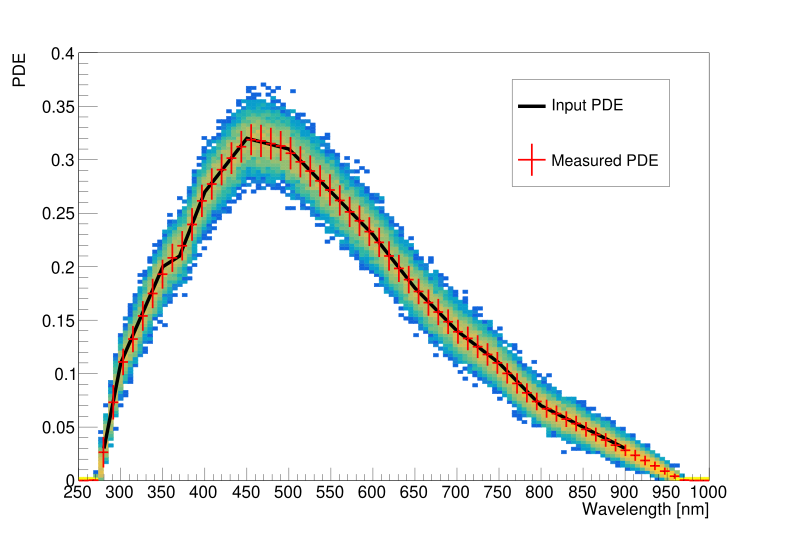

The script that drew this image:
import ROOT
import SiPM
import numpy as np
from tqdm import trange

rng = SiPM.SiPMRandom()

ROOT.gStyle.SetLineScalePS(1)
ROOT.gStyle.SetOptFit(10)
ROOT.gStyle.SetOptStat(0)
ROOT.gStyle.SetOptTitle(0)
ROOT.gStyle.SetTextFont(42)
ROOT.gROOT.SetBatch(True)
ROOT.gStyle.SetImageScaling(3.0)

wlen = np.array([280,  300,  350,  370,  400,  450,  500,  550,  600,  650,  700,  750,  800,  850,  900],dtype=np.float32)
pde =  np.array([0.03, 0.11, 0.20, 0.21, 0.27, 0.32, 0.31, 0.27, 0.23, 0.18, 0.14, 0.11, 0.07, 0.05, 0.03],dtype=np.float32)


prop = SiPM.SiPMProperties()
prop.setPitch(5)
prop.setDcrOff()
prop.setXtOff()
prop.setSignalLength(300)
sensor = SiPM.SiPMSensor(prop)

pdeGraph = ROOT.TGraph(wlen.size, wlen, pde)

prof = ROOT.TProfile("p1", "Pde - Wlen", 64, 250, 1000, 0, 0.5, 's')
hist = ROOT.TH2D("h1", "Pde - Wlen", 128, 250, 1000, 128, 0, 0.4)

xbins = np.arange(-0.5, 25+0.5, 1)
profDpp = ROOT.TProfile("p2", "Dpp", xbins.size - 1, xbins, 0, 2000, "s")

for i in range(10000):
    sensor.resetState()
    npe = rng.randInteger(25)
    if npe:
        sensor.addPhotons([10] * npe)
    sensor.runEvent()

    peak = sensor.signal().peak(5, 250, 0.0)
    profDpp.Fill(npe, peak)

profDpp.Fit("pol1", "0E", "", 0, 25)
pede = profDpp.GetFunction('pol1').GetParameter(0)
dpp = profDpp.GetFunction('pol1').GetParameter(1)

N = 2**16
prop.setPdeSpectrum(wlen, pde)

sensor = SiPM.SiPMSensor(prop)
for i in trange(N):
    sensor.resetState()
    n = 1000
    if n == 0:
        continue
    t = [10] * n
    w = np.ones(n) * np.random.uniform(250, 1000)
    sensor.addPhotons(t, w)
    sensor.runEvent()

    npe = sensor.debug().nPhotoelectrons
    peak = sensor.signal().peak(5, 250, 0.0)
    peak = (peak - pede) / dpp
    prof.Fill(w[0], peak / n)
    hist.Fill(w[0], peak / n)

c1 = ROOT.TCanvas()
c1.SetLogz()
hist.Draw('col')
pdeGraph.Draw('l same')
prof.Draw('same e')
hist.GetXaxis().SetTitle('Wavelength [nm]')
hist.GetYaxis().SetTitle('PDE')
hist.GetXaxis().SetNdivisions(515)
pdeGraph.SetLineColor(ROOT.kBlack)
pdeGraph.SetLineWidth(10)
prof.SetLineColor(ROOT.kRed)
prof.SetLineWidth(5)
legend = ROOT.TLegend(0.65,0.65,0.85,0.85)
legend.AddEntry(pdeGraph, 'Input PDE')
legend.AddEntry(prof, 'Measured PDE','le')
legend.Draw()

c1.Modified()
c1.Update()

c1.SaveAs('pde.pdf')
input()
